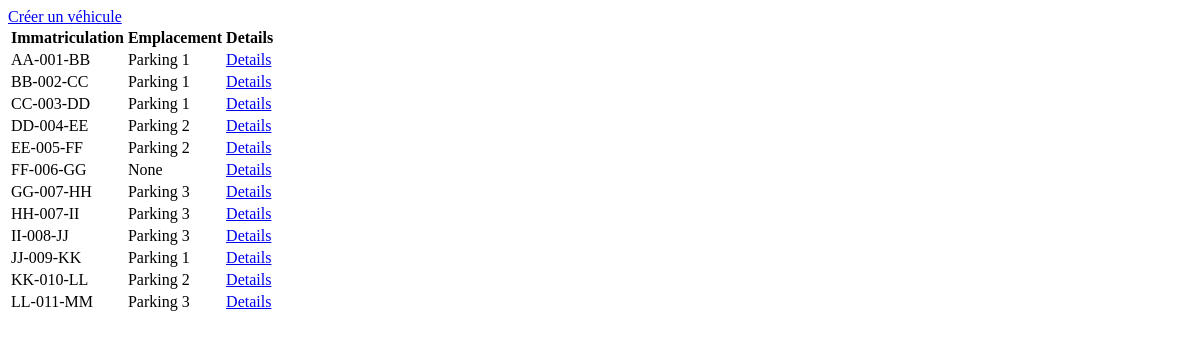
/autopark/all, run on an earlier commit of the app's database.
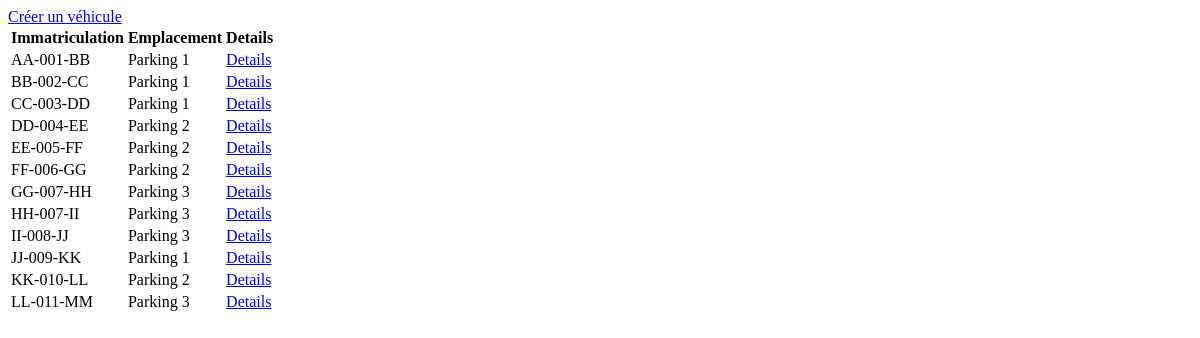
And on a later commit of the database.
### autopark/models.py (models this page shows, shortened)
class Vehicle(models.Model):
    class VehicleType(models.TextChoices):
        ELECTRIQUE = 'ELECTRIQUE'
        ESSENCE = 'ESSENCE'
        DIESEL = 'DIESEL'
    description = models.TextField(default="")
    number = models.CharField(
        max_length=9,
        validators=[
            RegexValidator(
                regex=r'^([A-Z]{2}-[0-9]{3}-[A-Z]{2})|([0-9]{1,4}[A-Z]{1,3}[0-9]{2})$',
                message='Invalid format'
            )
        ]
    )
    vehicle_type = models.CharField(
        max_length=15,
        choices=VehicleType.choices,
        default=VehicleType.ESSENCE
    )
    created_at = models.DateTimeField(auto_now_add=True)
    location = models.ForeignKey(Location, on_delete=models.SET_NULL, null=True, blank=True)

class Location(models.Model):
    label = models.CharField(max_length=255)
    def __str__(self):
        return self.label
    class Meta:
        ordering = ['label']

### autopark/views.py (the view)
# urls.py: path("autopark/all", AllListView.as_view()),
class AllListView(ListView):
    model = Vehicle
    template_name = 'all_table.html'
    context_object_name = 'table_data'

### autopark/templates/all_table.html
<a href="{% url 'add_vehicle' %}">Créer un véhicule</a>
<table>
    <thead>
      <tr>
        <th>Immatriculation</th>
        <th>Emplacement</th>
        <th>Details</th>
      </tr>
    </thead>
    <tbody>
      {% for vehicle in table_data %}
        <tr>
          <td>{{ vehicle.number }}</td>
          <td>{{ vehicle.location }}</td>
          <td><a href="{% url 'vehicle_details' vehicle.id %}">Details</a></td>
        </tr>
      {% empty %}
        <tr>
          <td colspan="2">Pas de véhicule</td>
        </tr>
      {% endfor %}
    </tbody>
  </table>

What changed in the data, as far as the page shows it:
changed Vehicle "FF-006-GG": location "None" → "Parking 2"
